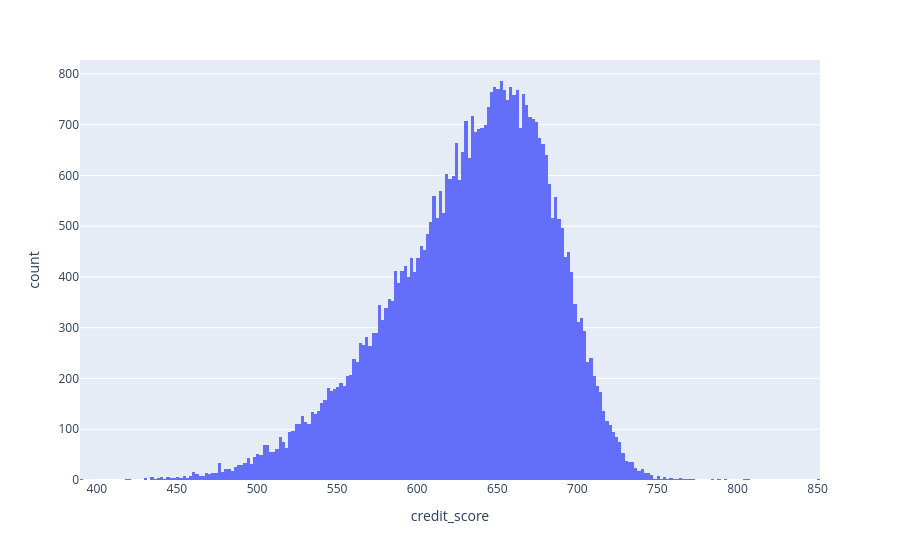

This figure's notebook cell:
### Code cell
fig = px.histogram(data_frame=df, x="credit_score")
fig.show()
# plt.show()

### Figure 1 — Plotly figure (JSON) as saved in the notebook; plotly's stock layout.template omitted (floating-point values rounded to 4 significant figures; data arrays with more than 128 entries replaced by an {"elided": "..."} marker saying what was removed)
{"data": [{"bingroup": "x", "hovertemplate": "credit_score=%{x}<br>count=%{y}<extra></extra>", "legendgroup": "", "marker": {"color": "#636efa", "pattern": {"shape": ""}}, "name": "", "orientation": "v", "showlegend": false, "type": "histogram", "x": {"elided": "45000 int values"}, "xaxis": "x", "yaxis": "y"}], "layout": {"barmode": "relative", "legend": {"tracegroupgap": 0}, "margin": {"t": 60}, "xaxis": {"anchor": "y", "domain": [0, 1], "title": {"text": "credit_score"}}, "yaxis": {"anchor": "x", "domain": [0, 1], "title": {"text": "count"}}}}
